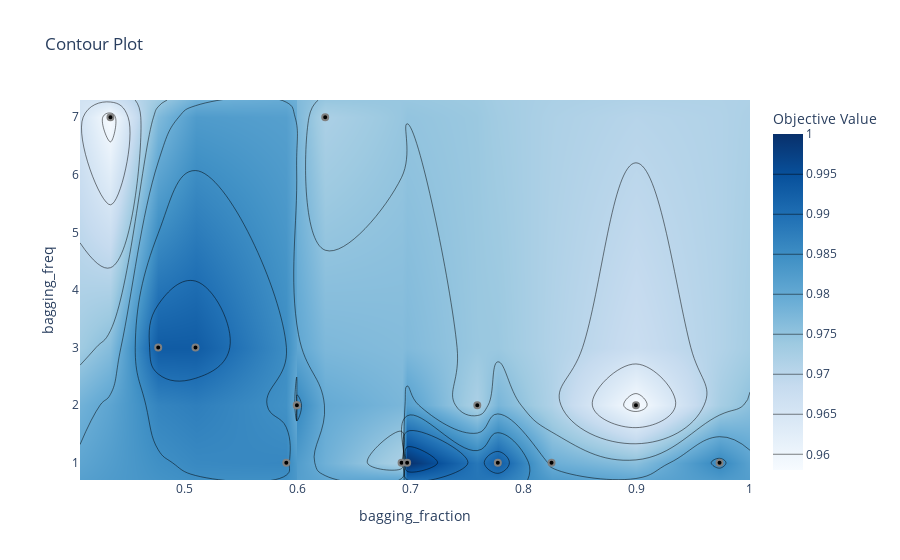

The notebook cell this image was saved under:
### Markdown cell above
Select parameters to visualize.

### Code cell
plot_contour(study, params=["bagging_freq", "bagging_fraction"])

### Figure 1 — Plotly figure (JSON) as saved in the notebook; plotly's stock layout.template omitted (floating-point values rounded to 4 significant figures)
{"data": [{"colorbar": {"title": {"text": "Objective Value"}}, "colorscale": [[0, "rgb(247,251,255)"], [0.125, "rgb(222,235,247)"], [0.25, "rgb(198,219,239)"], [0.375, "rgb(158,202,225)"], [0.5, "rgb(107,174,214)"], [0.625, "rgb(66,146,198)"], [0.75, "rgb(33,113,181)"], [0.875, "rgb(8,81,156)"], [1, "rgb(8,48,107)"]], "connectgaps": true, "contours": {"coloring": "heatmap"}, "hoverinfo": "none", "line": {"smoothing": 1.3}, "reversescale": false, "type": "contour", "x": [0.4079, 0.4349, 0.4771, 0.51, 0.5903, 0.5995, 0.5997, 0.6247, 0.6923, 0.6972, 0.7592, 0.7774, 0.8248, 0.8995, 0.9734, 1.0], "y": [0.7, 1, 2, 3, 7, 7.3], "z": [[null, null, null, null, null, null, null, null, null, null, null, null, null, null, null, null], [null, null, null, null, 0.986, null, null, null, 0.972, 1, null, 0.993, 0.979, null, 0.986, null], [null, null, null, null, null, 0.979, 0.986, null, null, null, 0.972, null, null, 0.958, null, null], [null, null, 0.993, 0.993, null, null, null, null, null, null, null, null, null, null, null, null], [null, 0.958, null, null, null, null, null, 0.972, null, null, null, null, null, null, null, null], [null, null, null, null, null, null, null, null, null, null, null, null, null, null, null, null]]}, {"marker": {"color": "black", "line": {"color": "Grey", "width": 2}}, "mode": "markers", "showlegend": false, "type": "scatter", "x": [0.6247, 0.7592, 0.4349, 0.8248, 0.8995, 0.51, 0.9734, 0.5995, 0.4771, 0.5997, 0.5903, 0.6923, 0.6972, 0.7774], "y": [7, 2, 7, 1, 2, 3, 1, 2, 3, 2, 1, 1, 1, 1]}], "layout": {"title": {"text": "Contour Plot"}, "xaxis": {"range": [0.4079, 1.0], "title": {"text": "bagging_fraction"}}, "yaxis": {"range": [0.7, 7.3], "title": {"text": "bagging_freq"}}}}
